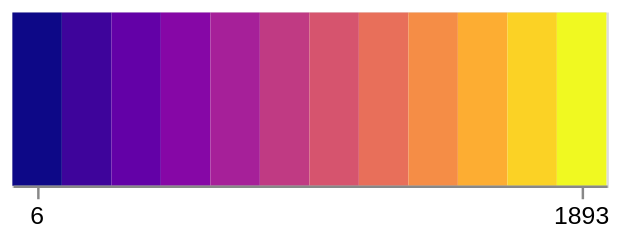

Source (Vega-Lite JSON):
### Vega-Lite specification from a JSON file in a GitHub repository (floating-point values rounded to 4 significant figures)
{"config": {"view": {"continuousWidth": 400, "continuousHeight": 300}}, "data": {"name": "data-e316c925917bbf65ab0737ad05450d53"}, "mark": "rect", "encoding": {"color": {"field": "frequency", "legend": null, "scale": {"scheme": "plasma"}, "type": "quantitative"}, "x": {"axis": {"labelAngle": 0, "title": null, "values": [6.0, 1893.0]}, "field": "frequency", "type": "ordinal"}}, "height": 70, "$schema": "https://vega.github.io/schema/vega-lite/v4.17.0.json", "datasets": {"data-e316c925917bbf65ab0737ad05450d53": [{"frequency": 6.0}, {"frequency": 178.0}, {"frequency": 349.0}, {"frequency": 521.0}, {"frequency": 692.0}, {"frequency": 864.0}, {"frequency": 1035.0}, {"frequency": 1207.0}, {"frequency": 1378.0}, {"frequency": 1550.0}, {"frequency": 1721.0}, {"frequency": 1893.0}]}}
